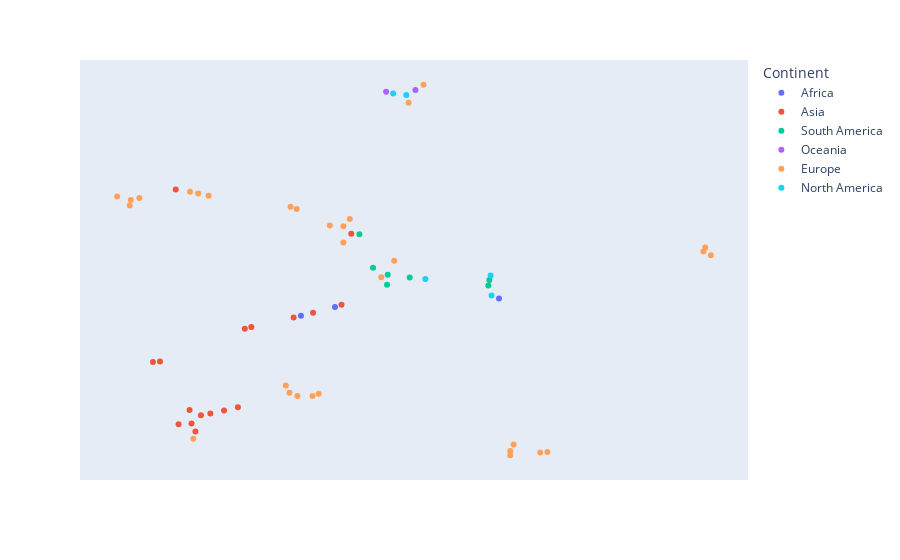

The code cell stored with this chart in its notebook:
### Code cell
fig = px.scatter(df_to_plot, x='x', y='y',hover_name='Country', color='Continent')
fig.update_layout(
    hoverlabel=dict(
        bgcolor="white",
        font_size=16,
        font_family="open-sans"
    )
)
fig.update_traces(marker=dict(size=12))
fig.update_xaxes(visible=False)
fig.update_yaxes(visible=False)
fig.update_traces(marker=dict(size=6))
fig.write_image("cultural_differences_2d.png", scale=3)
fig.show()

### Figure 1 — Plotly figure (JSON) as saved in the notebook; plotly's stock layout.template omitted (floating-point values rounded to 4 significant figures)
{"data": [{"hovertemplate": "<b>%{hovertext}</b><br><br>Continent=Africa<br>x=%{x}<br>y=%{y}<extra></extra>", "hovertext": ["Africa East", "Africa West", "Morocco"], "legendgroup": "Africa", "marker": {"color": "#636efa", "size": 6, "symbol": "circle"}, "mode": "markers", "name": "Africa", "orientation": "v", "showlegend": true, "type": "scatter", "x": [-3.167, 23.93, -8.79], "xaxis": "x", "y": [-5.762, -3.096, -8.494], "yaxis": "y"}, {"hovertemplate": "<b>%{hovertext}</b><br><br>Continent=Asia<br>x=%{x}<br>y=%{y}<extra></extra>", "hovertext": ["Arab countries", "Bangladesh", "China", "Hong Kong", "India", "Indonesia", "Iran", "Japan", "South Korea", "Malaysia", "Pakistan", "Philippines", "Singapore", "Taiwan", "Thailand", "Turkey", "Vietnam"], "legendgroup": "Asia", "marker": {"color": "#EF553B", "size": 6, "symbol": "circle"}, "mode": "markers", "name": "Asia", "orientation": "v", "showlegend": true, "type": "scatter", "x": [-10.01, -21.5, -26.23, -26.88, -29.01, -23.76, -6.791, -29.48, -32.09, -18.07, -19.21, -16.99, -27.2, -33.25, -2.095, -0.4749, -25.32], "xaxis": "x", "y": [-9.042, -38.02, -44.59, -42.08, -42.3, -38.98, -7.584, 30.85, -22.77, -12.56, -37.01, -11.99, -37.89, -22.95, -5.102, 17.05, -39.52], "yaxis": "y"}, {"hovertemplate": "<b>%{hovertext}</b><br><br>Continent=South America<br>x=%{x}<br>y=%{y}<extra></extra>", "hovertext": ["Argentina", "Brazil", "Chile", "Colombia", "Peru", "Uruguay", "Venezuela"], "legendgroup": "South America", "marker": {"color": "#00cc96", "size": 6, "symbol": "circle"}, "mode": "markers", "name": "South America", "orientation": "v", "showlegend": true, "type": "scatter", "x": [3.119, 0.8655, 9.177, 22.17, 5.431, 5.545, 22.34], "xaxis": "x", "y": [6.427, 16.9, 3.403, 0.9055, 1.123, 4.246, 2.617], "yaxis": "y"}, {"hovertemplate": "<b>%{hovertext}</b><br><br>Continent=Oceania<br>x=%{x}<br>y=%{y}<extra></extra>", "hovertext": ["Australia", "New Zealand"], "legendgroup": "Oceania", "marker": {"color": "#ab63fa", "size": 6, "symbol": "circle"}, "mode": "markers", "name": "Oceania", "orientation": "v", "showlegend": true, "type": "scatter", "x": [5.28, 10.12], "xaxis": "x", "y": [61.34, 61.88], "yaxis": "y"}, {"hovertemplate": "<b>%{hovertext}</b><br><br>Continent=Europe<br>x=%{x}<br>y=%{y}<extra></extra>", "hovertext": ["Austria", "Belgium", "Bulgaria", "Croatia", "Czech Republic", "Denmark", "Estonia", "Finland", "France", "Germany", "Great Britain", "Greece", "Hungary", "Ireland", "Italy", "Latvia", "Lithuania", "Luxembourg", "Malta", "Netherlands", "Norway", "Poland", "Portugal", "Romania", "Russia", "Serbia", "Slovak Republic", "Slovenia", "Spain", "Sweden", "Switzerland"], "legendgroup": "Europe", "marker": {"color": "#FFA15A", "size": 6, "symbol": "circle"}, "mode": "markers", "name": "Europe", "orientation": "v", "showlegend": true, "type": "scatter", "x": [-39.16, -10.52, -10.69, -9.376, -24.05, 25.79, 58.01, 31.93, -9.5, -35.49, 8.993, 6.626, -27.11, 11.45, -25.78, 58.94, 57.7, -37.09, -4.011, 26.34, 30.73, -0.7294, 4.475, -5.865, -11.3, -6.887, -26.57, -1.786, -1.781, 25.8, -36.9], "xaxis": "x", "y": [28.7, 25.46, -32.48, -33.55, 28.87, -51.98, 12.78, -50.97, 24.79, 28.21, 57.88, 8.641, 30.15, 63.49, 29.63, 10.37, 11.49, 25.87, 19.65, -48.65, -51.13, 21.66, 3.5, -32.81, -30.24, -33.51, -46.84, 14.31, 19.43, -50.64, 27.57], "yaxis": "y"}, {"hovertemplate": "<b>%{hovertext}</b><br><br>Continent=North America<br>x=%{x}<br>y=%{y}<extra></extra>", "hovertext": ["Canada", "El Salvador", "Mexico", "Trinidad and Tobago", "USA"], "legendgroup": "North America", "marker": {"color": "#19d3f3", "size": 6, "symbol": "circle"}, "mode": "markers", "name": "North America", "orientation": "v", "showlegend": true, "type": "scatter", "x": [8.613, 11.77, 22.55, 22.7, 6.441], "xaxis": "x", "y": [60.31, 2.949, 4.004, -2.195, 60.79], "yaxis": "y"}], "layout": {"hoverlabel": {"bgcolor": "white", "font": {"family": "open-sans", "size": 16}}, "legend": {"title": {"text": "Continent"}, "tracegroupgap": 0}, "margin": {"t": 60}, "xaxis": {"anchor": "y", "domain": [0, 1], "title": {"text": "x"}, "visible": false}, "yaxis": {"anchor": "x", "domain": [0, 1], "title": {"text": "y"}, "visible": false}}}
